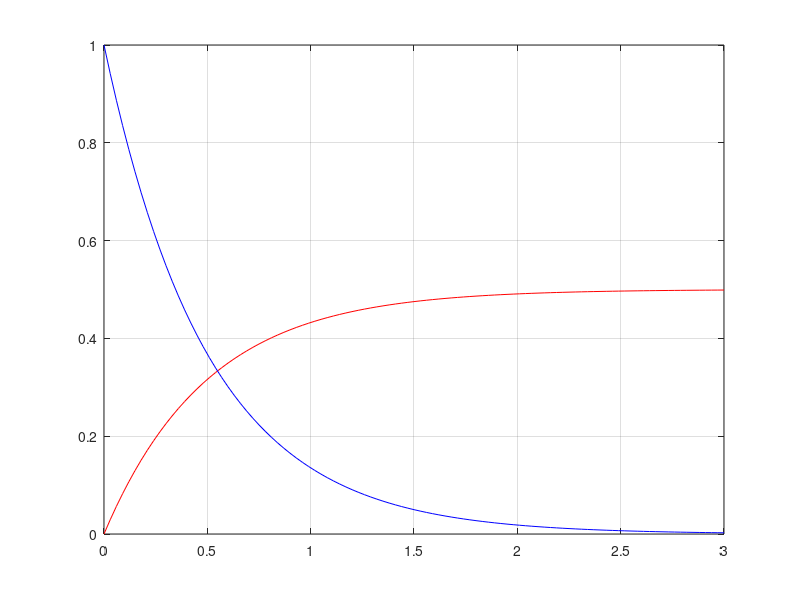

Write MATLAB code to recreate this figure.
%EJERCICIO 6- Obtención de la función Integral de 𝒚(𝒕) = e^-pt


function Ej6

  N=100;
  t0=0;
  tf=3;
  dt=(tf-t0)/N;
  p =2;
  dim = N+1;

  %Abcisas e imagen
  for k=1 : dim
    t(k) = t0 + (k-1)*dt;
    y(k) = exp(-p*t(k));
  endfor

  %Calculo de la función primitiva
  G(1)=0;
  for k=2:dim
    G(k) = G(k-1) + dt*(y(k) + y(k-1))/2;
  endfor

  figure(1)
  plot(t,G, "r", t,y,"b")
  grid on

endfunction

Ej6
